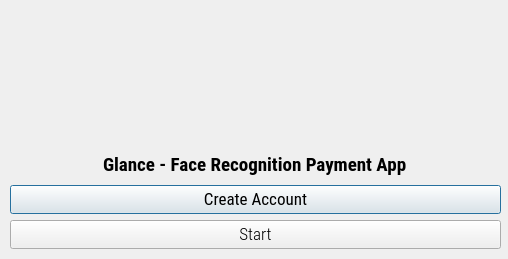
<?xml version="1.0" encoding="UTF-8"?>
<ui version="4.0">
 <class>Dialog</class>
 <widget class="QDialog" name="Dialog">
  <property name="geometry">
   <rect>
    <x>0</x>
    <y>0</y>
    <width>508</width>
    <height>259</height>
   </rect>
  </property>
  <property name="minimumSize">
   <size>
    <width>508</width>
    <height>259</height>
   </size>
  </property>
  <property name="maximumSize">
   <size>
    <width>508</width>
    <height>259</height>
   </size>
  </property>
  <property name="windowTitle">
   <string>Glance - Facial Recognition Payment App</string>
  </property>
  <property name="windowIcon">
   <iconset resource="resource.qrc">
    <normaloff>:/icon/icon.png</normaloff>:/icon/icon.png</iconset>
  </property>
  <widget class="QLabel" name="logolabel">
   <property name="geometry">
    <rect>
     <x>0</x>
     <y>0</y>
     <width>500</width>
     <height>133</height>
    </rect>
   </property>
   <property name="text">
    <string/>
   </property>
   <property name="pixmap">
    <pixmap resource="resource.qrc">:/logo/logo.png</pixmap>
   </property>
  </widget>
  <widget class="QWidget" name="verticalLayoutWidget">
   <property name="geometry">
    <rect>
     <x>10</x>
     <y>150</y>
     <width>491</width>
     <height>99</height>
    </rect>
   </property>
   <layout class="QVBoxLayout" name="verticalLayout">
    <item>
     <layout class="QHBoxLayout" name="horizontalLayout">
      <item alignment="Qt::AlignHCenter">
       <widget class="QLabel" name="filelabel">
        <property name="font">
         <font>
          <family>Roboto Condensed</family>
          <pointsize>14</pointsize>
          <weight>75</weight>
          <bold>true</bold>
         </font>
        </property>
        <property name="text">
         <string>Glance - Face Recognition Payment App</string>
        </property>
       </widget>
      </item>
     </layout>
    </item>
    <item>
     <widget class="QPushButton" name="makeAccButton">
      <property name="font">
       <font>
        <family>Roboto Condensed</family>
        <pointsize>13</pointsize>
       </font>
      </property>
      <property name="text">
       <string>Create Account</string>
      </property>
     </widget>
    </item>
    <item>
     <widget class="QPushButton" name="runButton">
      <property name="font">
       <font>
        <family>Roboto Condensed Light</family>
        <pointsize>13</pointsize>
       </font>
      </property>
      <property name="text">
       <string>Start</string>
      </property>
     </widget>
    </item>
   </layout>
  </widget>
 </widget>
 <resources>
  <include location="resource.qrc"/>
 </resources>
 <connections/>
</ui>
